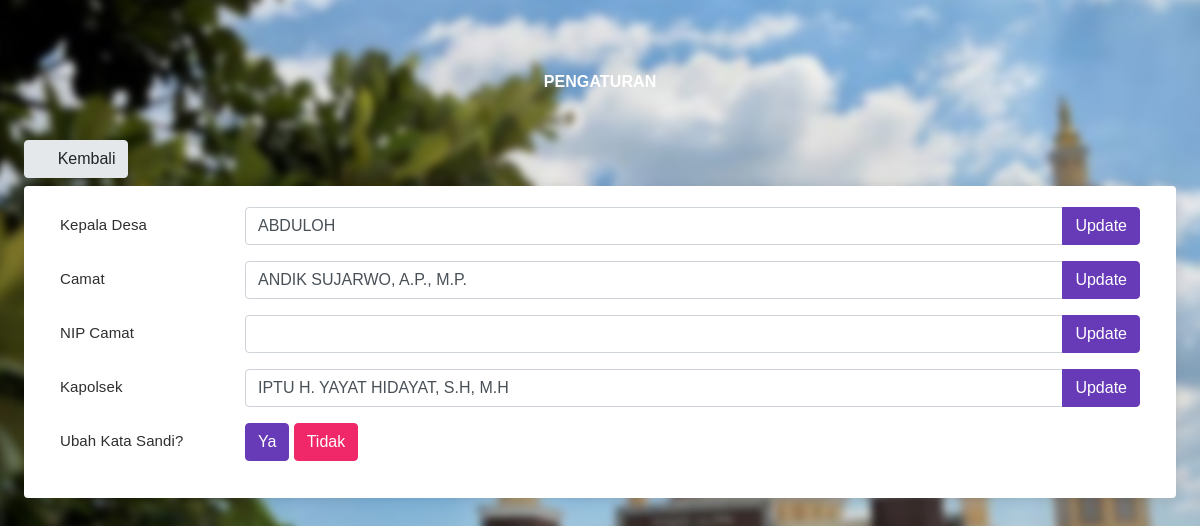
The page /index.php/operator/pengaturan on the database its author committed.
### tables this page shows
CREATE TABLE `t_setting` (
  `id_setting` int(11) NOT NULL,
  `nama_desa` varchar(100) NOT NULL,
  `nama_kecamatan` varchar(100) NOT NULL,
  `nama_kabupaten` varchar(100) NOT NULL,
  `nama_provinsi` varchar(100) NOT NULL,
  `nama_kades` varchar(100) NOT NULL,
  `nama_camat` varchar(100) NOT NULL,
  `nip_camat` varchar(200) NOT NULL,
  `nama_kapolsek` varchar(100) NOT NULL,
  `nama_danramil` varchar(100) NOT NULL,
  `image_bg` varchar(255) NOT NULL,
  `kode_desa` varchar(200) NOT NULL,
  `kode_provinsi` varchar(100) NOT NULL,
  `kode_kabupaten` varchar(100) NOT NULL,
  `kode_kecamatan` varchar(100) NOT NULL,
  `kode_pos` varchar(100) NOT NULL
);

### application/controllers/Operator.php (called while the page is built, shortened)
<?php
class Operator extends CI_Controller
{
	public function __construct()
	{
		$this->load->library('upload');
	}
	public function pengaturan()
	{
		$data['title'] = 'Halaman Pengaturan';
		$data['pengaturan'] = $this->model_global->get_data('t_setting')->row();
		$data['view'] = 'operator/pengaturan';
		$this->load->view('lyt/index', $data);
	}
}

### index.php (called while the page is built, shortened)
<?php
require_once BASEPATH.'core/CodeIgniter.php';

### application/models/Model_global.php (called while the page is built, shortened)
<?php
class Model_global extends CI_Model
{
	public function get_data(string $table = null, array $where = [], array $join = [], array $like = [], array $or_like = [], string $limit = null, string $order = null, string $select = "*", array $group_by = [])
	{
		if (empty($join)) {
			return $this->db->select($select)->from($table)->where($where)->like($like)->or_like($or_like)->group_by($group_by)->limit($limit)->order_by($order)->get();
		} else {
			return $this->db->select($select)->from($table)->join($join['table'], $join['cond'], $join['type'])->where($where)->like($like)->or_like($or_like)->group_by($group_by)->limit($limit)->order_by($order)->get();
		}
	}
}

### application/views/operator/pengaturan.php (the view, shortened to what this page needs)
<body class="bg-forgot">
	<div class="p-4 d-flex align-items-center">
	<div class="w-100">
		<div class="row justify-content-center">
			<div class="col-md-5 mt-5">
				<div class="text-center text-white mb-5">
					<h4 class="font-size-18 font-weight-bold">PENGATURAN</h4>
				</div>
			</div>
			<div class="col-md-12">
				<button class="btn btn-light mb-2" type="button" onclick='location.href="<?= base_url("operator"); ?>"'><i class="fas fa-arrow-left"></i> Kembali</button>
				<div class="card">
					<div class="card-body">
						<div class="col-md-12">
							<form id="formKades">
								<div class="form-group row">
									<label for="nama_kades" class="col-sm-2 col-form-label">Kepala Desa</label>
									<div class="col-sm-10">
										<div class="input-group">
											<input id="nama_kades" name="nama_kades" value="<?= $pengaturan->nama_kades; ?>" class="form-control" type="text">
											<div class="input-group-append">
												<button class="btn btn-primary" type="submit"> Update</button>
											</div>
										</div>
									</div>
								</div>
							</form>
							<form id="formCamat">
								<div class="form-group row">
									<label for="nama_camat" class="col-sm-2 col-form-label">Camat</label>
									<div class="col-sm-10">
										<div class="input-group">
											<input type="text" id="nama_camat" name="nama_camat" value="<?= $pengaturan->nama_camat; ?>"  class="form-control" type="text">
											<div class="input-group-append">
												<button class="btn btn-primary" type="submit"> Update</button>
											</div>
										</div>
									</div>
								</div>
							</form>
							<form id="formCamatNIP">
								<div class="form-group row">
									<label for="nip_camat" class="col-sm-2 col-form-label">NIP Camat</label>
									<div class="col-sm-10">
										<div class="input-group">
											<input type="text" id="nip_camat" name="nip_camat" value="<?= $pengaturan->nip_camat; ?>"  class="form-control" type="text">
											<div class="input-group-append">
												<button class="btn btn-primary" type="submit"> Update</button>
											</div>
										</div>
									</div>
								</div>
							</form>
							<form id="formKapolsek">
								<div class="form-group row">
									<label for="nama_kapolsek" class="col-sm-2 col-form-label">Kapolsek</label>
									<div class="col-sm-10">
										<div class="input-group">
											<input type="text" id="nama_kapolsek" name="nama_kapolsek" value="<?= $pengaturan->nama_kapolsek; ?>"  class="form-control" type="text">
											<div class="input-group-append">
												<button class="btn btn-primary" type="submit"> Update</button>
											</div>
										</div>
									</div>
								</div>
							</form>
							<div class="form-group row">
								<label for="nik" class="col-sm-2 col-form-label">Ubah Kata Sandi?</label>
								<div class="col-sm-10">
									<button class="btn btn-yes btn-primary" type="button"> Ya</button>
									<button class="btn btn-no btn-danger" type="button"> Tidak</button>
								</div>
							</div>
						</div>
					</div>
				</div>
			</div>
		</div>
	</div>

### rows shown on the page
t_setting: nama_kades "ABDULOH", nama_camat "ANDIK SUJARWO, A.P., M.P.", nama_kapolsek "IPTU H. YAYAT HIDAYAT, S.H, M.H"
